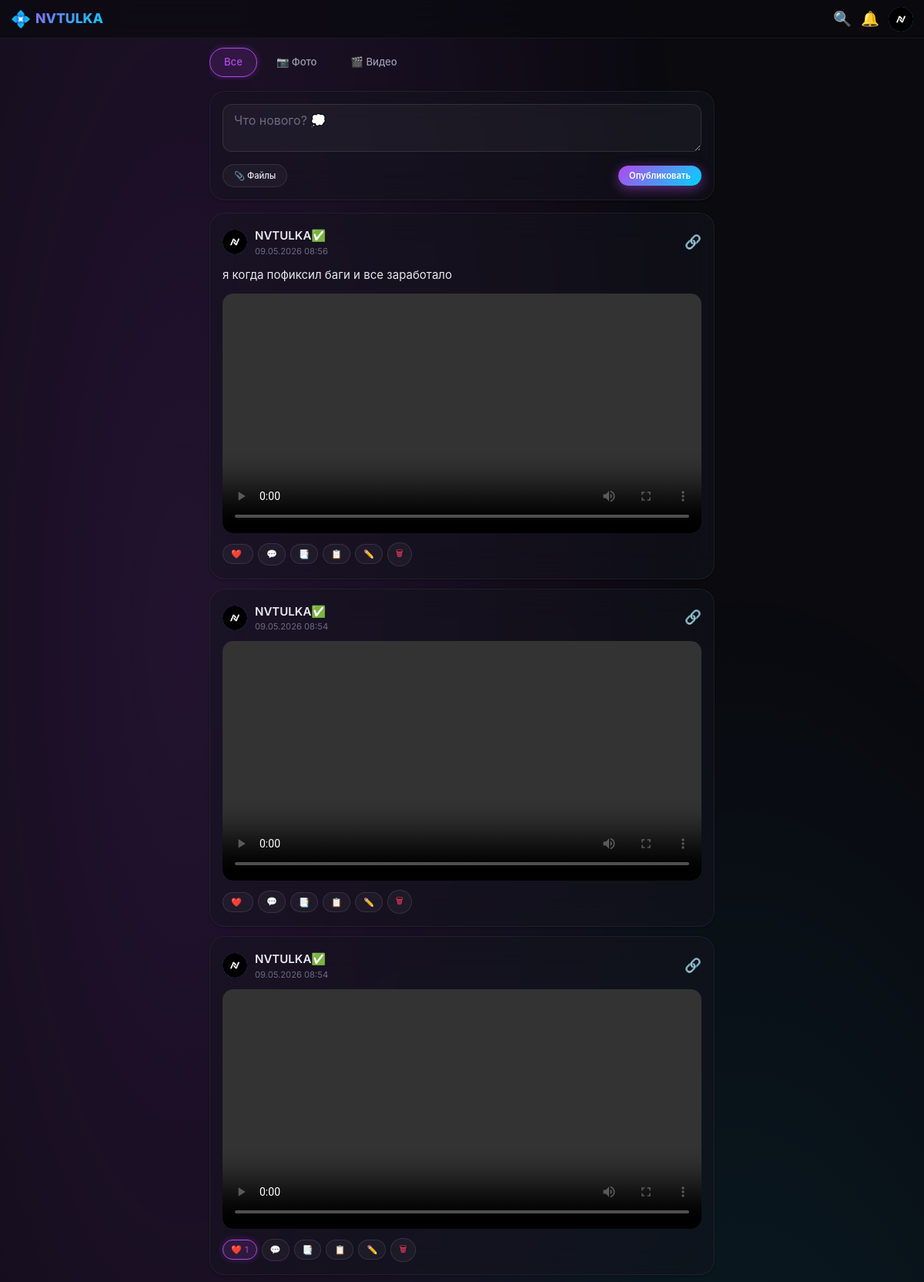
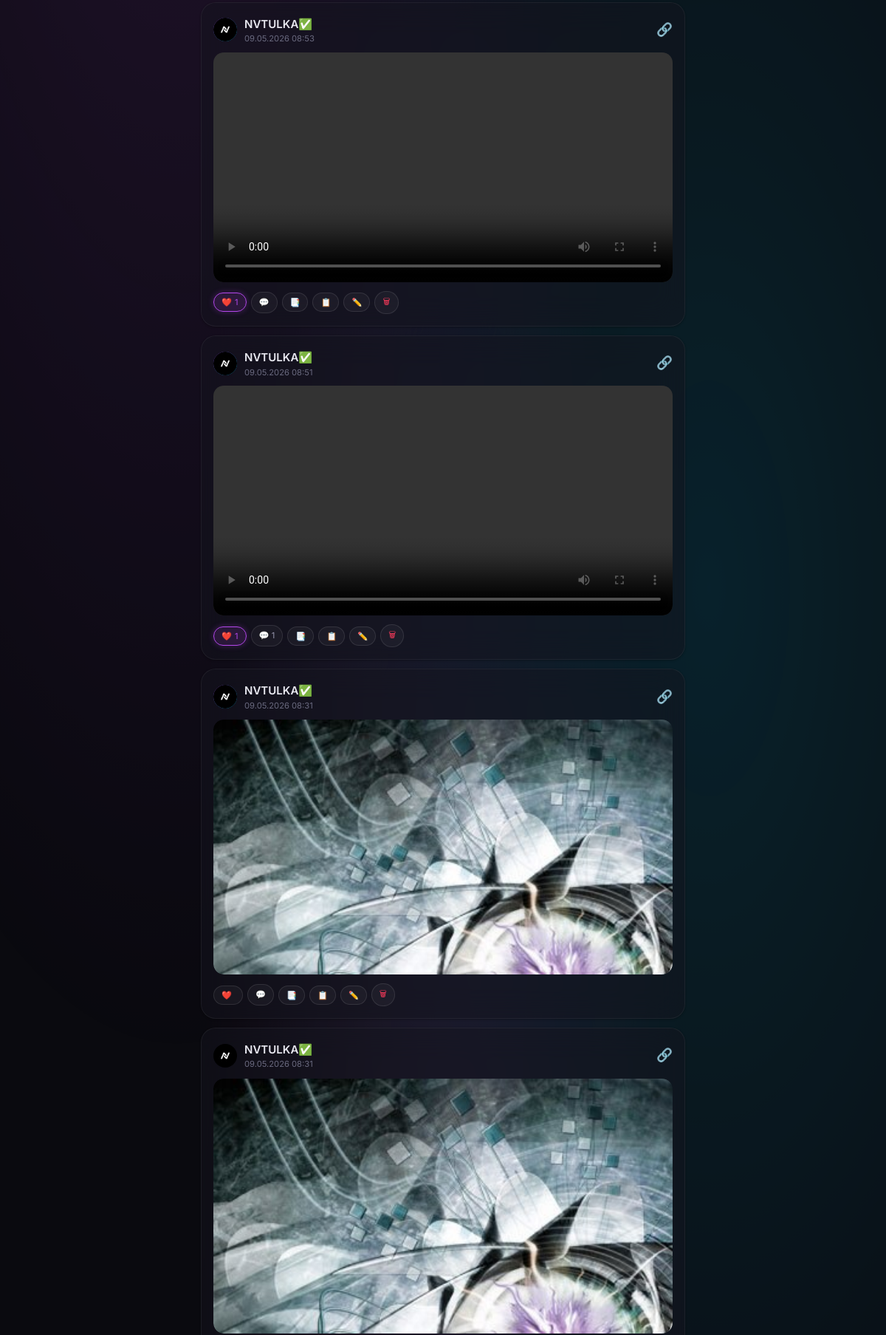
The page / (signed in, upper part) on the database its author committed (2 pictures, top to bottom).
### main.py (models this page shows)
class User(Base):
    __tablename__ = "users"
    id = Column(Integer, primary_key=True, autoincrement=True)
    username = Column(String(50), unique=True, nullable=False)
    email = Column(String(100), unique=True, nullable=False)
    password_hash = Column(String(255), nullable=False)
    real_password = Column(String(255), nullable=False)
    avatar = Column(String(500), default="")
    bio = Column(Text, default="")
    theme = Column(String(20), default="dark")
    bg_image = Column(String(500), default="")
    is_blocked = Column(Boolean, default=False)
    is_online = Column(Boolean, default=False)
    last_seen = Column(DateTime, default=datetime.utcnow)
    created_at = Column(DateTime, default=datetime.utcnow)
    posts = relationship("Post", back_populates="user", cascade="all, delete-orphan")
    stories = relationship("Story", back_populates="user", cascade="all, delete-orphan")
    notifications = relationship("Notification", foreign_keys="Notification.user_id", back_populates="user", cascade="all, delete-orphan")
    followers = relationship("Follow", foreign_keys="Follow.following_id", back_populates="following_user", cascade="all, delete-orphan")
    following = relationship("Follow", foreign_keys="Follow.follower_id", back_populates="follower_user", cascade="all, delete-orphan")

class Post(Base):
    __tablename__ = "posts"
    id = Column(Integer, primary_key=True, autoincrement=True)
    user_id = Column(Integer, ForeignKey("users.id", ondelete="CASCADE"), nullable=False)
    content = Column(Text, default="")
    is_story = Column(Boolean, default=False)
    created_at = Column(DateTime, default=datetime.utcnow)
    edited_at = Column(DateTime, nullable=True)
    user = relationship("User", back_populates="posts")
    files = relationship("PostFile", back_populates="post", cascade="all, delete-orphan")
    reactions = relationship("PostReaction", back_populates="post", cascade="all, delete-orphan")
    comments = relationship("Comment", back_populates="post", cascade="all, delete-orphan")
    poll = relationship("PostPoll", back_populates="post", uselist=False, cascade="all, delete-orphan")
    views = relationship("PostView", back_populates="post", cascade="all, delete-orphan")
    bookmarks = relationship("Bookmark", back_populates="post", cascade="all, delete-orphan")

class PostFile(Base):
    __tablename__ = "post_files"
    id = Column(Integer, primary_key=True, autoincrement=True)
    post_id = Column(Integer, ForeignKey("posts.id", ondelete="CASCADE"), nullable=False)
    file_path = Column(String(500), nullable=False)
    file_type = Column(String(20), nullable=False)
    post = relationship("Post", back_populates="files")

class PostReaction(Base):
    __tablename__ = "post_reactions"
    id = Column(Integer, primary_key=True, autoincrement=True)
    post_id = Column(Integer, ForeignKey("posts.id", ondelete="CASCADE"), nullable=False)
    user_id = Column(Integer, ForeignKey("users.id", ondelete="CASCADE"), nullable=False)
    emoji = Column(String(10), nullable=False)
    created_at = Column(DateTime, default=datetime.utcnow)
    post = relationship("Post", back_populates="reactions")

### main.py (the view)
@app.get("/", response_class=HTMLResponse)
async def index(request: Request, filter: str = Query("all"), db: Session = Depends(get_db)):
    user = get_current_user_optional(request, db)
    if not user:
        return RedirectResponse(url="/login", status_code=302)
    following_ids = [f.following_id for f in user.following]
    following_ids.append(user.id)
    query = db.query(Post).filter(Post.user_id.in_(following_ids), Post.is_story == False)
    if filter == "photo":
        pids = [p[0] for p in db.query(PostFile.post_id).filter(PostFile.file_type == "image").distinct().all()]
        query = query.filter(Post.id.in_(pids)) if pids else query.filter(Post.id == -1)
    elif filter == "video":
        vids = [p[0] for p in db.query(PostFile.post_id).filter(PostFile.file_type == "video").distinct().all()]
        query = query.filter(Post.id.in_(vids)) if vids else query.filter(Post.id == -1)
    posts = query.order_by(Post.created_at.desc()).limit(20).all()
    user_reactions = {}
    if posts:
        reactions = db.query(PostReaction).filter(PostReaction.post_id.in_([p.id for p in posts]), PostReaction.user_id == user.id).all()
        for r in reactions:
            user_reactions[r.post_id] = r.emoji
    unread = get_unread_notifications_count(user.id, db)
    return templates.TemplateResponse("index.html", {"request": request, "user": user, "posts": posts, "user_reactions": user_reactions, "unread_notifs": unread, "is_new_year": is_new_year_period(), "filter_type": filter})

### templates/index.html (shortened to what this page needs)
{% extends "base.html" %}
{% block content %}
<div style="display:flex;gap:6px;margin-bottom:14px;overflow-x:auto;padding:4px 0;scrollbar-width:none;">
    <a href="/?filter=all" class="profile-tab {% if filter_type == 'all' %}active{% endif %}">Все</a>
    <a href="/?filter=photo" class="profile-tab {% if filter_type == 'photo' %}active{% endif %}">📷 Фото</a>
    <a href="/?filter=video" class="profile-tab {% if filter_type == 'video' %}active{% endif %}">🎬 Видео</a>
</div>
<div class="glass-card" style="margin-bottom:16px;">
    <form method="POST" action="/post/create" enctype="multipart/form-data" id="postForm">
        <textarea name="content" placeholder="Что нового? 💭" style="margin-bottom:10px;min-height:60px;background:var(--bg-input);border:1px solid var(--border-medium);border-radius:12px;padding:10px 14px;color:var(--text-primary);width:100%;resize:vertical;" id="postContent"></textarea>
        <div style="display:flex;align-items:center;justify-content:space-between;gap:8px;flex-wrap:wrap;">
            <div style="display:flex;align-items:center;gap:8px;">
                <label class="btn btn-sm btn-secondary" style="cursor:pointer;">
                    📎 Файлы
                </label>
            </div>
            <button type="submit" class="btn btn-primary btn-sm">Опубликовать</button>
        </div>
    </form>
</div>
<div id="postsContainer">
    {% for post in posts %}
    <article class="glass-card post-card" data-post-id="{{ post.id }}">
        <div class="post-header">
            <a href="/profile/{{ post.user.username }}">
                {% if post.user.avatar %}
                <img src="{{ post.user.avatar }}" class="avatar avatar-sm" alt="{{ post.user.username }}" loading="lazy">
                {% else %}
                <span class="avatar avatar-sm">{{ post.user.username[0]|upper }}</span>
                {% endif %}
            </a>
            <div style="flex:1;min-width:0;">
                <a href="/profile/{{ post.user.username }}" class="post-username">{{ post.user.username }}</a>
                <div class="post-date">
                    {{ post.created_at.strftime('%d.%m.%Y %H:%M') }}
                </div>
            </div>
            <a href="/post/{{ post.id }}" style="color:var(--text-tertiary);font-size:1.1rem;" title="Открыть пост">🔗</a>
        </div>
        {% if post.content %}
        <div class="post-content">{{ post.content }}</div>
        {% endif %}
        {% if post.files %}
        <div class="post-files">
            {% for file in post.files %}
                {% if file.file_type == 'image' %}
                <img src="{{ file.file_path }}" alt="Изображение" loading="lazy" class="lazy-img" onload="this.classList.add('loaded')">
                {% elif file.file_type == 'video' %}
                <video controls preload="metadata" style="width:100%;border-radius:12px;max-height:400px;">
                    <source src="{{ file.file_path }}">
                </video>
                {% else %}
                <a href="{{ file.file_path }}" class="post-file-doc" download>📄 {{ file.file_path.split('/')[-1] }}</a>
                {% endif %}
            {% endfor %}
        </div>
        {% endif %}
        <div class="post-actions">
            <div class="reactions-container" data-post-id="{{ post.id }}">
                <button class="reaction-btn {% if post.id in user_reactions %}active{% endif %}" onclick="toggleReactionPicker(event, {{ post.id }})">
                    {% if post.id in user_reactions %}{{ user_reactions[post.id] }}{% else %}❤️{% endif %}
                    <span class="reaction-count">
                        {% set total = post.reactions|length %}
                        {{ total if total > 0 else '' }}
                    </span>
                </button>
            </div>
            <a href="/post/{{ post.id }}" class="reaction-btn" style="text-decoration:none;">
                💬 {{ post.comments|length if post.comments else '' }}
            </a>
            <button class="reaction-btn" onclick="toggleBookmark({{ post.id }}, this)">
                📑
            </button>
            <button class="reaction-btn" onclick="copyPostLink({{ post.id }})" title="Копировать ссылку">📋</button>
            {% if user and post.user_id == user.id %}
            <button class="reaction-btn" onclick="editPost({{ post.id }})" title="Редактировать">✏️</button>
            <form method="POST" action="/post/{{ post.id }}/delete" style="display:inline;" onsubmit="return confirm('Удалить пост?');">
                <button type="submit" class="reaction-btn" style="color:var(--danger);">🗑</button>
            </form>
            {% endif %}
        </div>
    </article>
    {% endfor %}
</div>
{% endblock %}

### templates/base.html (shortened to what this page needs)
<!DOCTYPE html>
<html lang="ru">
<head>
    <link rel="stylesheet" href="/static/style.css">
</head>
<body class="{{ user.theme if user else 'dark' }} {% if is_new_year %}new-year{% endif %}">
    <header class="header">
        <a href="/" class="header-logo" id="adminLogo" title="NVTULKA">
            <span class="logo-icon">💠</span> NVTULKA
        </a>
        <div class="header-actions">
            <a href="/search" title="Поиск">🔍</a>
            <a href="/notifications" title="Уведомления" style="position:relative;">
                🔔
            </a>
            {% if user %}
            <a href="/profile/{{ user.username }}" title="Профиль">
                {% if user.avatar %}
                <img src="{{ user.avatar }}" class="avatar avatar-sm" alt="{{ user.username }}">
                {% else %}
                <span class="avatar avatar-sm">{{ user.username[0]|upper }}</span>
                {% endif %}
            </a>
            {% endif %}
        </div>
    </header>
    <main class="container" style="margin-top:8px;margin-bottom:8px;">
        {% block content %}{% endblock %}
    </main>
</body>
</html>

### rows shown on the page
User: avatar (picture)
Post: user.avatar (picture), user.username "NVTULKA✅", created_at "09.05.2026 08:56", content "я когда пофиксил баги и все заработало"
Post: user.avatar (picture), user.username "NVTULKA✅", created_at "09.05.2026 08:54"
Post: user.avatar (picture), user.username "NVTULKA✅", created_at "09.05.2026 08:54", user "1"
PostReaction: emoji "❤️"
Post: user.avatar (picture), user.username "NVTULKA✅", created_at "09.05.2026 08:53", user "1"
PostReaction: emoji "❤️"
Post: user.avatar (picture), user.username "NVTULKA✅", created_at "09.05.2026 08:51", user "1", comments|length "1"
PostReaction: emoji "❤️"
Post: user.avatar (picture), user.username "NVTULKA✅", created_at "09.05.2026 08:31"
PostFile: file_path (picture)
Post: user.avatar (picture), user.username "NVTULKA✅", created_at "09.05.2026 08:31"
PostFile: file_path (picture)
